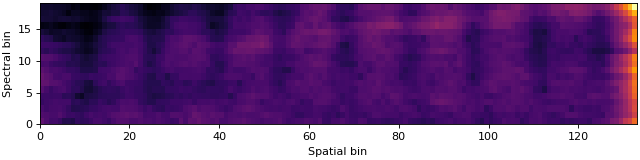

Write Python code to recreate this figure.
import matplotlib.pyplot as plt
import pyuvs as pu

fig, ax = plt.subplots(1, 1, figsize=(8, 2), constrained_layout=True)

flatfield = pu.load_flatfield_mid_hi_res_my34gds()
ax.pcolormesh(flatfield.T, cmap='inferno', rasterized=True)
ax.set_xlabel('Spatial bin')
ax.set_ylabel('Spectral bin')

plt.show()
